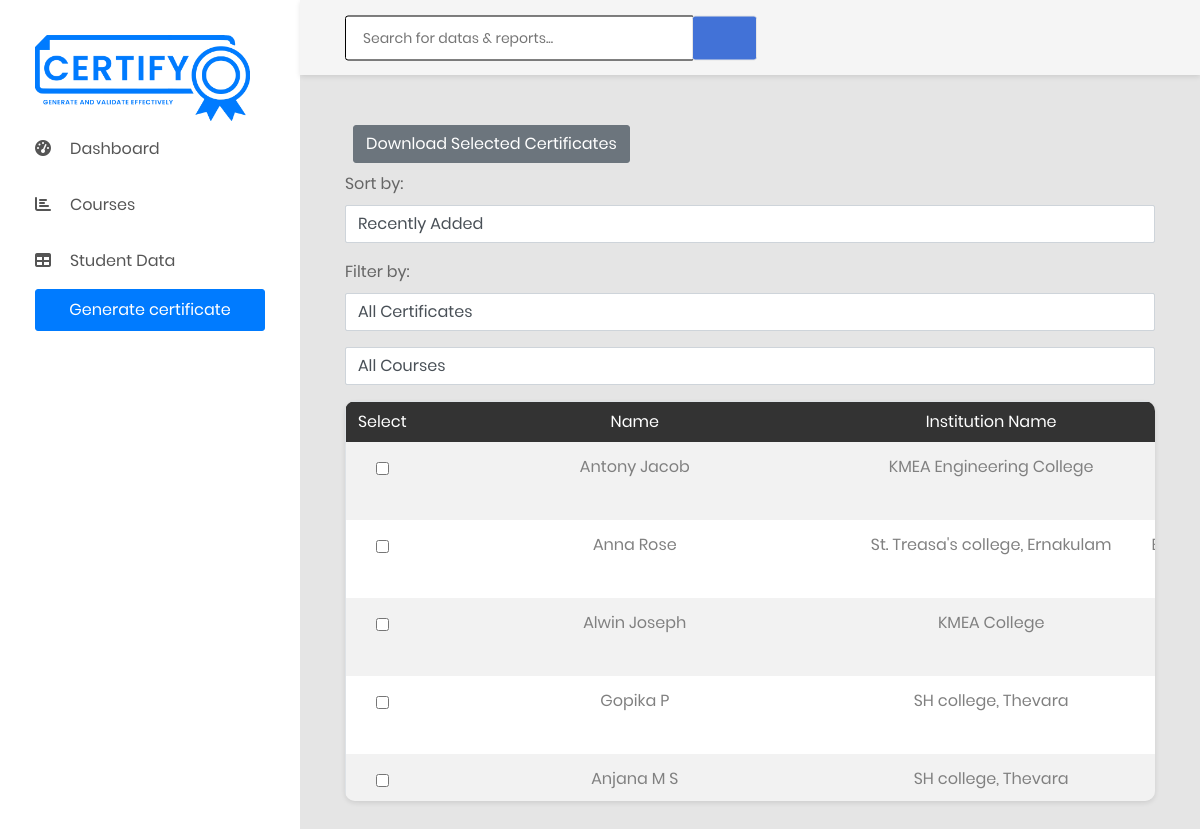
The app's page /certificate/display-student/ (signed in), older data.
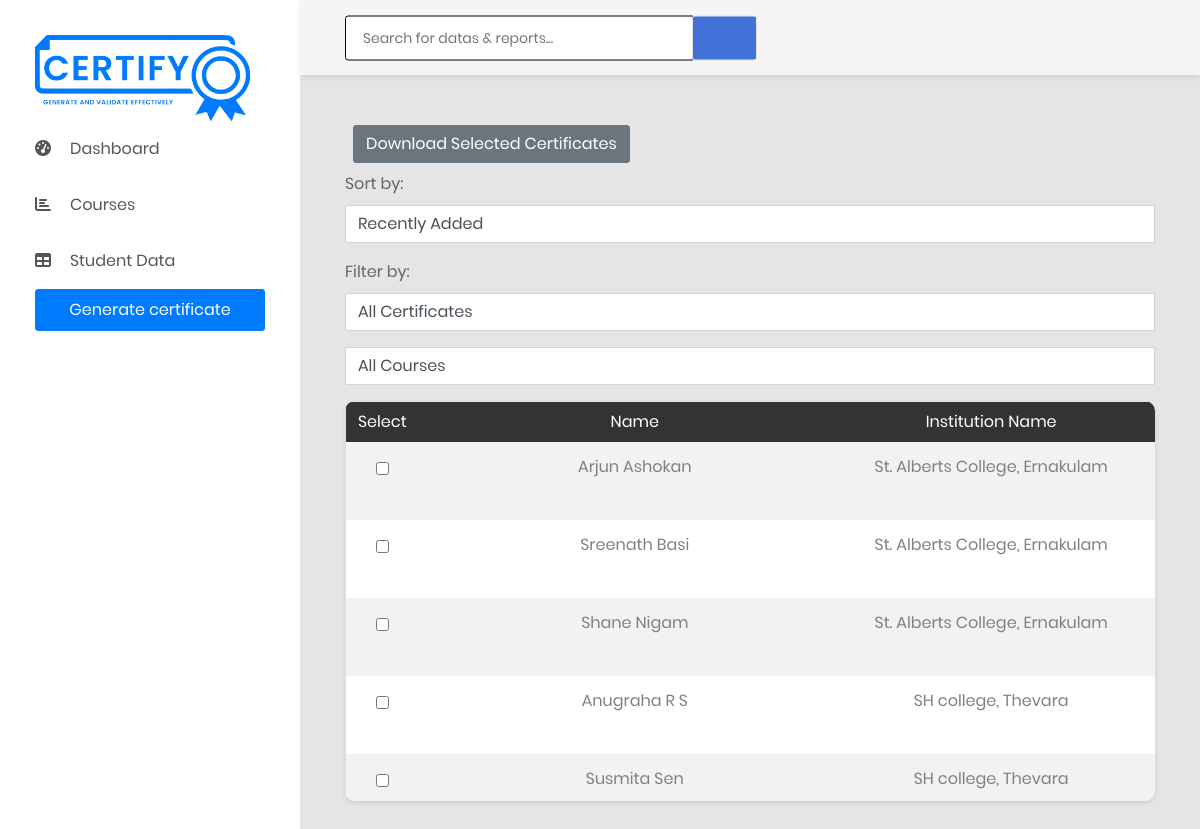
The same page, newer data.
### certificate_app/models.py (models this page shows, shortened)
class Student(models.Model):
    name = models.CharField(max_length=255, blank=True, default='')
    college_name = models.CharField(max_length=255, blank=True, default='')
    start_date = models.DateField(default=timezone.now)
    end_date = models.DateField(default=timezone.now)
    mentor_name = models.CharField(max_length=255, blank=True, default='')
    issued_date = models.DateField(default=timezone.now)
    certificate_type = models.ForeignKey(CertificateTypes, on_delete=models.CASCADE, related_name='students', null=True)
    course= models.ForeignKey(Course, on_delete=models.CASCADE, related_name='enrolled_students', null=True)
    created_at = models.DateTimeField( default=timezone.now)  # Add this field to store creation time

### certificate_app/views.py (the view)
# urls.py: path('display-student/', views.display_students, name='display_students'),
@login_required(login_url='login')
def display_students(request):
    students = Student.objects.all().order_by('-created_at')
    certificate_types = CertificateTypes.objects.all()
    certificate_type_instance = CertificateTypes.objects.get(pk=2)  # Assuming you're getting the instance by primary key
    courses = certificate_type_instance.courses.all()
    return render(request, 'table.html', {'students': students, 'certificate_types': certificate_types,'courses':courses})

### certificate_app/models.py (called while the page is built)
    def __str__(self):
        return self.course_name if self.course_name else ''

### templates/table.html (shortened to what this page needs)
{% extends 'base.html' %}
{% load static %}
{% block body %}
<div class="main-content">
    <div class="section__content section__content--p30">
        <div class="container">
            <div class="row">
                <div class="col-lg-12 text-justify">
                </div>
                <div class="col-lg-12">
                    <form action="{% url 'download_selected_certificates' %}" method="post" class="mb-3">
                        <button type="submit" class="btn btn-secondary m-2">Download Selected
                            Certificates</button>
                        <div class="mb-3">
                            <label for="sort_order">Sort by:</label>
                            <select id="sort_order" class="form-control" onchange="sortStudents()">
                                <option value="recent">Recently Added</option>
                            </select>
                        </div>
                        <div class="mb-3">
                            <label for="sort_order">Filter by:</label>
                            <select id="certificatetypeDropdown" class="form-control mb-3"
                                onchange="showCourseDropdown()">
                                <option value="">All Certificates</option>
                            </select>
                            <select id="courseDropdown" class="form-control" onchange="filterStudents()">
                                <option value="">All Courses</option>
                            </select>
                        </div>
                        <div class="table-responsive table--no-card m-b-30">
                            <table class="table table-borderless table-striped table-earning">
                                <thead>
                                    <tr>
                                        <th>Select</th>
                                        <th>Name</th>
                                        <th>Institution Name</th>
                                        <th>Course / Item</th>
                                    </tr>
                                </thead>
                                <tbody id="student_table_body">
                                    {% for student in students %}
                                    <tr>
                                        <td><input type="checkbox" name="selected_students" value="{{ student.id }}"
                                                class="m-2"></td>
                                        <td>{{ student.name }}</td>
                                        <td>{{ student.college_name }}</td>
                                        <td>{{ student.course }} </td>
                                    </tr>
                                    {% endfor %}
                                </tbody>
                            </table>
                        </div>
                    </form>
                </div>
            </div>
        </div>
    </div>
</div>
{% endblock %}

### templates/base.html (shortened to what this page needs)
{% load static %}
<!DOCTYPE html>
<html lang="en">
<head>
    {% load static %}
    <link href="{% static 'css/style.css' %}" rel="stylesheet" type="text/css" >
    <link href="https://cdn.jsdelivr.net/npm/bootstrap@5.3.3/dist/css/bootstrap.min.css" rel="stylesheet"
>
        <link rel="stylesheet" href="http://maxcdn.bootstrapcdn.com/font-awesome/6.5.1/css/font-awesome.min.css">
    <link href="{% static 'css/font-face.css' %}" rel="stylesheet" media="all">
    <link href="{% static 'vendor/font-awesome-4.7/css/font-awesome.min.css' %}" rel="stylesheet" media="all">
    <link href="{% static 'vendor/font-awesome-5/css/fontawesome-all.min.css' %}" rel="stylesheet" media="all">
    <link href="{% static 'vendor/mdi-font/css/material-design-iconic-font.min.css' %}" rel="stylesheet" media="all">
    <link href="{% static 'vendor/bootstrap-4.1/bootstrap.min.css' %}" rel="stylesheet" media="all">
    <link href="{% static 'vendor/animsition/animsition.min.css' %}" rel="stylesheet" media="all">
    <link href="{% static 'vendor/bootstrap-progressbar/bootstrap-progressbar-3.3.4.min.css' %}" rel="stylesheet" media="all">
    <link href="{% static 'vendor/wow/animate.css' %}" rel="stylesheet" media="all">
    <link href="{% static 'vendor/css-hamburgers/hamburgers.min.css' %}" rel="stylesheet" media="all">
    <link href="{% static 'vendor/slick/slick.css' %}" rel="stylesheet" media="all">
    <link href="{% static 'vendor/select2/select2.min.css' %}" rel="stylesheet" media="all">
    <link href="{% static 'vendor/perfect-scrollbar/perfect-scrollbar.css' %}" rel="stylesheet" media="all">
    <link href="{% static 'css/theme.css' %}" rel="stylesheet" media="all">
    </head>
    <body class="animsition">
        <div class="page-wrapper">
            <aside class="menu-sidebar d-none d-lg-block">
                <div class="menu-sidebar__content js-scrollbar1">
                    <nav class="navbar-sidebar">
                        <a href="#">
                            <img src="{% static 'images/icon/certify_logo.png' %}" alt="Certify Logo" width="215" height="86"/>
                        </a>
                        <ul class="list-unstyled navbar__list">
                            <li class="has-sub nav_item">
                                <a class="js-arrow nav-link" href="{% url 'index' %}">
                                    <i class="fas fa-tachometer-alt"></i>Dashboard</a>
                            </li>
                            <li class="nav_item">
                                <a href="{% url 'courses' %}" class="nav-link">
                                    <i class="fas fa-chart-bar"></i>Courses</a>
                            </li>
                            <li class="nav_item">
                                <a href="{% url 'display_students' %}" class="nav-link">
                                    <i class="fas fa-table"></i>Student Data</a>
                            </li>
                            <li >
                                <a class="btn btn-primary p-2 dashboard-btn" href="{% url 'student_form' %}">Generate certificate</a>
                            </li>
                        </ul>
                    </nav>
                </div>
            </aside>
            <div class="page-container">
                <header class="header-desktop">
                    <div class="section__content section__content--p30">
                        <div class="container-fluid">
                            <div class="header-wrap">
                                <form class="form-header" action="{% url 'search_students' %}" method="POST">
                                    <input class="au-input au-input--xl" type="text" name="search" placeholder="Search for datas &amp; reports..." />
                                    <button class="au-btn--submit" type="submit">
                                        <i class="zmdi zmdi-search"></i>
                                    </button>
                                </form>
                                <div class="header-button">
                                    <div class="account-wrap">
                                        <div class="account-item clearfix js-item-menu">
                                            <div class="content">
                                                <a class="js-acc-btn" href="#">{{username}}</a>
                                            </div>
                                        </div>
                                    </div>
                                </div>
                            </div>
                        </div>
                    </div>
                </header>
    {% block body %}
    {% endblock %}
</body>
</html>

### static/css/style.css (style rules this page uses)
input, textarea { border: 1px solid black !important; }
table, th, td { border: 1px solid #232324; margin:10px; }
table { width: 100%; }
thead { background-color: #060652; color: white; }
th { padding: 20px; }
tbody { background-color: #ffffff; text-align: center; }
.dashboard-btn { color: white !important; }
.table-responsive { height: 400px; overflow-y: visible; }
li { list-style: none; }

Row changes from the older to the newer data that the page shows:
no longer on this page (row unchanged): Student: name "Antony Jacob", college_name "KMEA Engineering College"
no longer on this page (row unchanged): Student: name "Anna Rose", college_name "St. Treasa's college, Ernakulam"
no longer on this page (row unchanged): Student: name "Alwin Joseph", college_name "KMEA College"
no longer on this page (row unchanged): Student: name "Gopika P", college_name "SH college, Thevara"
no longer on this page (row unchanged): Student: name "Anjana M S", college_name "SH college, Thevara"
added Student: name "Arjun Ashokan", college_name "St. Alberts College, Ernakulam"
added Student: name "Sreenath Basi", college_name "St. Alberts College, Ernakulam"
added Student: name "Shane Nigam", college_name "St. Alberts College, Ernakulam"
added Student: name "Anugraha R S", college_name "SH college, Thevara"
added Student: name "Susmita Sen", college_name "SH college, Thevara"
